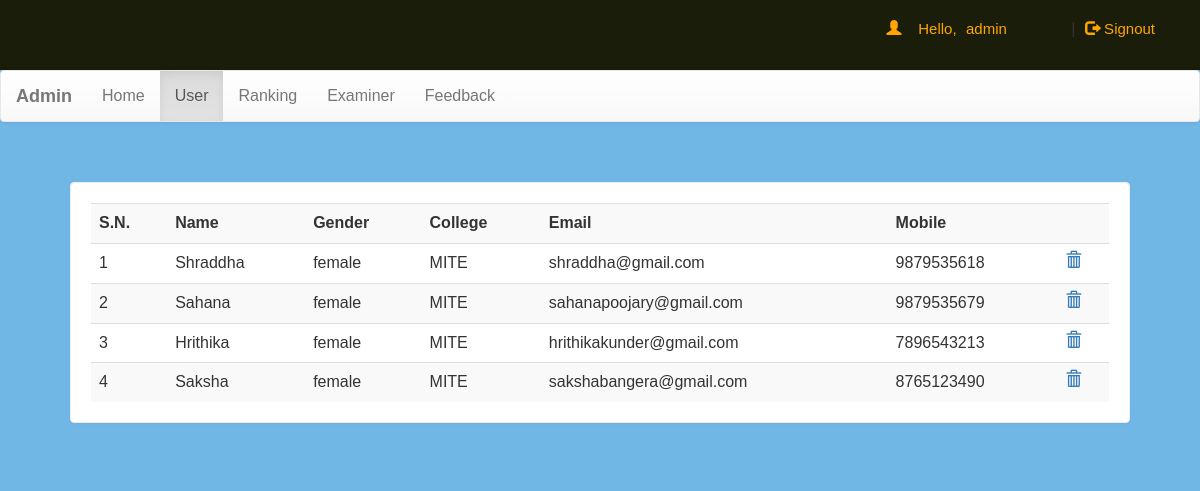
The app's page /dash1.php?q=1 (signed in) with its own data.
### tables this page shows
CREATE TABLE `candidate` (
  `id` int(11) NOT NULL,
  `name` varchar(50) NOT NULL,
  `lname` varchar(50) NOT NULL,
  `gender` enum('male','female','others') NOT NULL,
  `dob` date NOT NULL,
  `address` varchar(500) NOT NULL,
  `collegename` varchar(191) NOT NULL,
  `email` varchar(100) NOT NULL,
  `phno` varchar(20) NOT NULL,
  `password` varchar(50) NOT NULL,
  `cpassword` varchar(50) NOT NULL
);

### dash1.php (the view, shortened to what this page needs)
<!DOCTYPE html PUBLIC "-//W3C//DTD XHTML 1.0 Transitional//EN" "http://www.w3.org/TR/xhtml1/DTD/xhtml1-transitional.dtd">
<html xmlns="http://www.w3.org/1999/xhtml">
<head>
<link  rel="stylesheet" href="css/bootstrap.min.css"/>
 <link  rel="stylesheet" href="css/bootstrap-theme.min.css"/>
 <link rel="stylesheet" href="css/main.css">
 <link  rel="stylesheet" href="css/font.css">
</head>
<body  style="background:#71b7e6;">
<div class="header">
<div class="row">
<?php
 include_once 'connect.php';
  if(!(isset($_SESSION['email']))){
header("location:index.php");
}
else
{
$name = $_SESSION['name'];;
echo '<span class="pull-right top title1" ><span class="log1"><span class="glyphicon glyphicon-user" aria-hidden="true"></span>&nbsp;&nbsp;&nbsp;&nbsp;Hello,</span> <a href="dash1.php" class="log log1">'.$name.'</a>&nbsp;|&nbsp;<a href="logout.php?q=account.php" class="log"><span class="glyphicon glyphicon-log-out" aria-hidden="true"></span>&nbsp;Signout</button></a></span>';
}?>
</div></div>
<nav class="navbar navbar-default title1">
  <div class="container-fluid">
    <div class="navbar-header">
      <a class="navbar-brand" href="dash1.php?q=0"><b>Admin</b></a>
    </div>
    <div class="collapse navbar-collapse" id="bs-example-navbar-collapse-1">
      <ul class="nav navbar-nav">
        <li <?php if(@$_GET['q']==0) echo'class="active"'; ?>><a href="dash1.php?q=0">Home<span class="sr-only">(current)</span></a></li>
        <li <?php if(@$_GET['q']==1) echo'class="active"'; ?>><a href="dash1.php?q=1">User</a></li>
		<li <?php if(@$_GET['q']==2) echo'class="active"'; ?>><a href="dash1.php?q=2">Ranking</a></li>
        <li <?php if(@$_GET['q']==3) echo'class="active"'; ?>><a href="dash1.php?q=3">Examiner</a></li>
		<li <?php if(@$_GET['q']==4) echo'class="active"'; ?>><a href="dash1.php?q=4">Feedback</a></li>
</ul>
</div>
  </div>
</nav>
<div class="container">
<div class="row">
<div class="col-md-12">
<?php if(@$_GET['q']==1) {
$result = mysqli_query($con,"SELECT * FROM candidate") or die('Error');
echo  '<div class="panel"><div class="table-responsive"><table class="table table-striped title1">
<tr><td><b>S.N.</b></td><td><b>Name</b></td><td><b>Gender</b></td><td><b>College</b></td><td><b>Email</b></td><td><b>Mobile</b></td><td></td></tr>';
$c=1;
while($row = mysqli_fetch_array($result)) {
	$name = $row['name'];
	$phno = $row['phno'];
	$gender = $row['gender'];
    $email = $row['email'];
	$collegename = $row['collegename'];
	echo '<tr><td>'.$c++.'</td><td>'.$name.'</td><td>'.$gender.'</td><td>'.$collegename.'</td><td>'.$email.'</td><td>'.$phno.'</td>
	<td><a title="Delete User" href="update1.php?demail='.$email.'"><b><span class="glyphicon glyphicon-trash" aria-hidden="true"></span></b></a></td></tr>';
}
echo '</table></div></div>';
}?>
</body>
</html>

### css/main.css (style rules this page uses)
body { overflow-x:hidden; width:100%; font: 15px "Century Gothic", "Times Roman", sans-serif; background:#71b7e6; min-height:550px; background-attachment:fixed; }
.panel { border-color:#eee; margin:40px; padding:20px; font: 15px "Century Gothic", "Times Roman", sans-serif; }
.header { background:#191d09; height:70px; }
.title1 { font: 16px "Century Gothic", "Times Roman", sans-serif; }
.top { margin-top:20px; }
.log1 { font: 15px 'Ubuntu', sans-serif; color:orange; margin-left:10px; }
.log { margin:10px; margin-right:60px; margin-left:5px; color:orange; text-decoration:none; font-size:20px; font-size:15px; }

### records on screen
candidate: name "Shraddha", gender "female", collegename "MITE", email "shraddha@gmail.com", phno "9879535618"
candidate: name "Sahana", gender "female", collegename "MITE", email "sahanapoojary@gmail.com", phno "9879535679"
candidate: name "Hrithika", gender "female", collegename "MITE", email "hrithikakunder@gmail.com", phno "7896543213"
candidate: name "Saksha", gender "female", collegename "MITE", email "sakshabangera@gmail.com", phno "8765123490"

### other values on screen
$name "admin"
